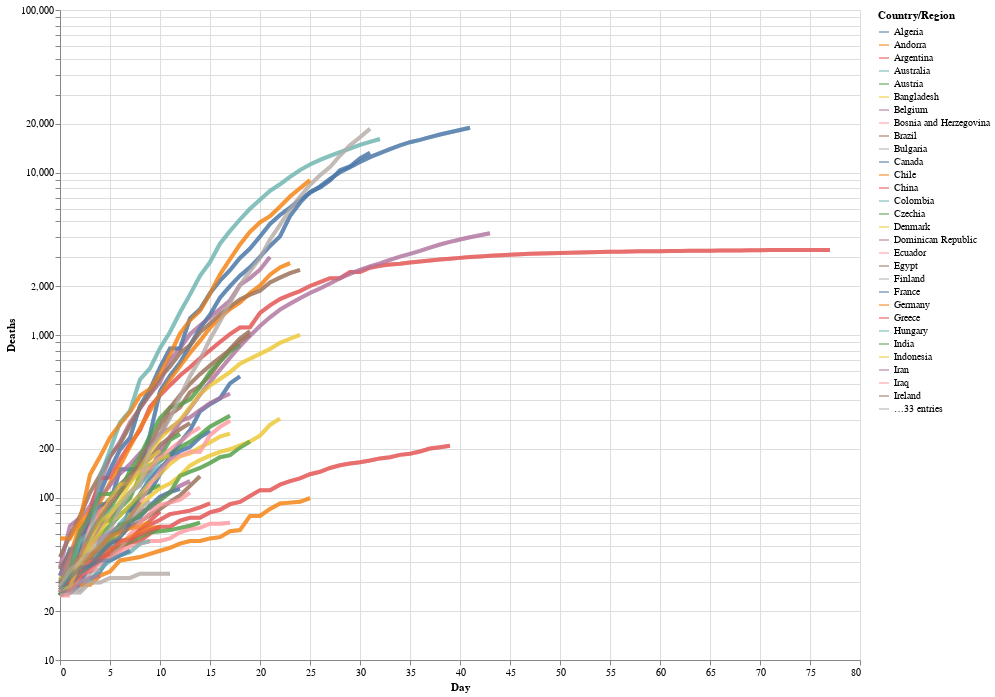

The code cell stored with this chart in its notebook:
### Markdown cell above
It's great that we could add that useful hover tooltip with one line of code `tooltip=['Country/Region', 'Day','Deaths']`, particularly as it adds such information rich interaction to the chart.
One useful aspect of the NYTimes chart was that, when you hovered over a particular curve, it made it stand out against the other. We're going to do something similar here: in the resulting chart, when you click on a curve, the others turn grey.

**Note:** When first attempting to build this chart, I discovered [here](https://github.com/altair-viz/altair/issues/1552) that "multiple conditional values in one encoding are not allowed by the Vega-Lite spec," which is what Altair uses. For this reason, we build the chart, then an overlay, and then combine them.

### Code cell
# Selection tool
selection = alt.selection_single(fields=['Country/Region'])
# Color change when clicked
color = alt.condition(selection,
                    alt.Color('Country/Region:N'),
                    alt.value('lightgray'))


# Base altair plot 
base = alt.Chart(deaths_long).mark_line(strokeWidth=4, opacity=0.7).encode(
    x=alt.X('Day'),
    y=alt.Y('Deaths', scale=alt.Scale(type='log')),
    color='Country/Region',
    tooltip=['Country/Region', 'Day','Deaths']
).properties(
    width=800,
    height=650
)

# Chart
chart = base.encode(
  color=alt.condition(selection, 'Country/Region:N', alt.value('lightgray'))
).add_selection(
  selection
)

# Overlay
overlay = base.encode(
    color='Country/Region',
  opacity=alt.value(0.5),
  tooltip=['Country/Region:N', 'Name:N']
).transform_filter(
  selection
)

# Sum em up!
chart + overlay

### Figure 1 — Vega-Lite specification as saved in the notebook (floating-point values rounded to 4 significant figures; data arrays with more than 128 entries replaced by an {"elided": "..."} marker saying what was removed)
{"config": {"view": {"continuousWidth": 400, "continuousHeight": 300}}, "layer": [{"mark": {"type": "line", "opacity": 0.7, "strokeWidth": 4}, "encoding": {"color": {"condition": {"type": "nominal", "field": "Country/Region", "selection": "selector001"}, "value": "lightgray"}, "tooltip": [{"type": "nominal", "field": "Country/Region"}, {"type": "quantitative", "field": "Day"}, {"type": "quantitative", "field": "Deaths"}], "x": {"type": "quantitative", "field": "Day"}, "y": {"type": "quantitative", "field": "Deaths", "scale": {"type": "log"}}}, "height": 650, "selection": {"selector001": {"type": "single", "fields": ["Country/Region"]}}, "width": 800}, {"mark": {"type": "line", "opacity": 0.7, "strokeWidth": 4}, "encoding": {"color": {"type": "nominal", "field": "Country/Region"}, "opacity": {"value": 0.5}, "tooltip": [{"type": "nominal", "field": "Country/Region"}, {"type": "nominal", "field": "Name"}], "x": {"type": "quantitative", "field": "Day"}, "y": {"type": "quantitative", "field": "Deaths", "scale": {"type": "log"}}}, "height": 650, "transform": [{"filter": {"selection": "selector001"}}], "width": 800}], "data": {"name": "data-551dd8cc8f349dafb17080fc48cbdd24"}, "$schema": "https://vega.github.io/schema/vega-lite/v4.8.1.json", "datasets": {"data-551dd8cc8f349dafb17080fc48cbdd24": {"elided": "4960 records"}}}
